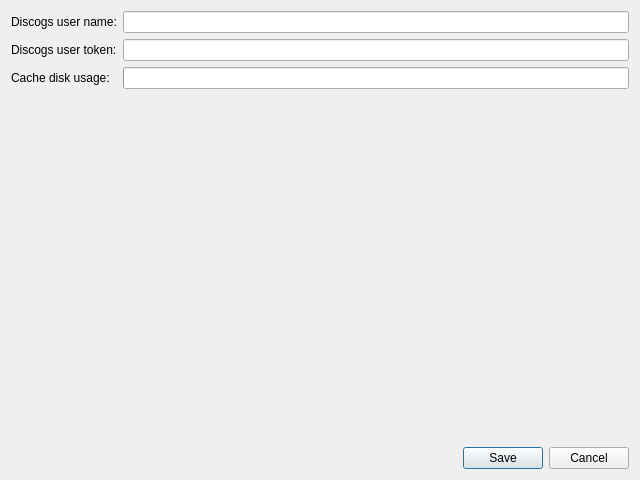
<?xml version="1.0" encoding="UTF-8"?>
<ui version="4.0">
 <class>Settings</class>
 <widget class="SettingsDialog" name="Settings">
  <property name="geometry">
   <rect>
    <x>0</x>
    <y>0</y>
    <width>640</width>
    <height>480</height>
   </rect>
  </property>
  <property name="windowTitle">
   <string>Settings</string>
  </property>
  <layout class="QVBoxLayout" name="verticalLayout">
   <item>
    <layout class="QGridLayout" name="gridLayout">
     <item row="1" column="1">
      <widget class="QLineEdit" name="userToken"/>
     </item>
     <item row="0" column="1">
      <widget class="QLineEdit" name="userName"/>
     </item>
     <item row="0" column="0">
      <widget class="QLabel" name="label">
       <property name="text">
        <string>Discogs user name:</string>
       </property>
      </widget>
     </item>
     <item row="1" column="0">
      <widget class="QLabel" name="label_2">
       <property name="text">
        <string>Discogs user token:</string>
       </property>
      </widget>
     </item>
     <item row="3" column="0">
      <spacer name="verticalSpacer">
       <property name="orientation">
        <enum>Qt::Vertical</enum>
       </property>
       <property name="sizeHint" stdset="0">
        <size>
         <width>20</width>
         <height>40</height>
        </size>
       </property>
      </spacer>
     </item>
     <item row="2" column="0">
      <widget class="QLabel" name="label_3">
       <property name="text">
        <string>Cache disk usage:</string>
       </property>
      </widget>
     </item>
     <item row="2" column="1">
      <widget class="QProgressBar" name="progressBar"/>
     </item>
    </layout>
   </item>
   <item>
    <widget class="QDialogButtonBox" name="buttonBox">
     <property name="orientation">
      <enum>Qt::Horizontal</enum>
     </property>
     <property name="standardButtons">
      <set>QDialogButtonBox::Cancel|QDialogButtonBox::Save</set>
     </property>
     <property name="centerButtons">
      <bool>false</bool>
     </property>
    </widget>
   </item>
  </layout>
 </widget>
 <customwidgets>
  <customwidget>
   <class>SettingsDialog</class>
   <extends>QDialog</extends>
   <header>settings.h</header>
   <container>1</container>
  </customwidget>
 </customwidgets>
 <tabstops>
  <tabstop>userName</tabstop>
  <tabstop>userToken</tabstop>
 </tabstops>
 <resources/>
 <connections>
  <connection>
   <sender>buttonBox</sender>
   <signal>accepted()</signal>
   <receiver>Settings</receiver>
   <slot>save_clicked()</slot>
   <hints>
    <hint type="sourcelabel">
     <x>319</x>
     <y>457</y>
    </hint>
    <hint type="destinationlabel">
     <x>319</x>
     <y>239</y>
    </hint>
   </hints>
  </connection>
  <connection>
   <sender>buttonBox</sender>
   <signal>rejected()</signal>
   <receiver>Settings</receiver>
   <slot>cancel_clicked()</slot>
   <hints>
    <hint type="sourcelabel">
     <x>319</x>
     <y>457</y>
    </hint>
    <hint type="destinationlabel">
     <x>319</x>
     <y>239</y>
    </hint>
   </hints>
  </connection>
 </connections>
 <slots>
  <slot>save_clicked()</slot>
  <slot>cancel_clicked()</slot>
 </slots>
</ui>
